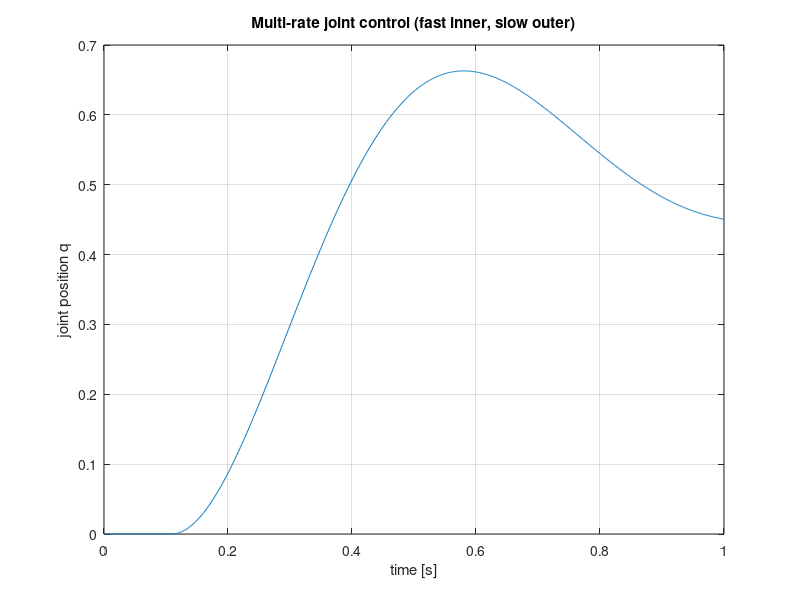

MATLAB code to generate this figure:

T_fast = 0.001;
m = 10;
T_slow = m * T_fast;
tf = 1.0;
N_steps = floor(tf / T_fast);

A_f = [1, T_fast;
       0, 1];
B_f = [0.5 * T_fast^2;
       T_fast];

K_fast = [0, 5];
K_slow = 50;

x = [0; 0];    % [q; qdot]
v_slow = 0;

q_hist = zeros(N_steps, 1);
t_hist = (0:N_steps-1)' * T_fast;

for k = 1:N_steps
    t = (k-1) * T_fast;

    if mod(k-1, m) == 0
        if t > 0.1
            q_des = 0.5;
        else
            q_des = 0.0;
        end
        e_q = q_des - x(1);
        v_slow = K_slow * e_q;
    end

    u = v_slow - K_fast * x;
    x = A_f * x + B_f * u;

    q_hist(k) = x(1);
end

plot(t_hist, q_hist);
xlabel('time [s]');
ylabel('joint position q');
title('Multi-rate joint control (fast inner, slow outer)');
grid on;
